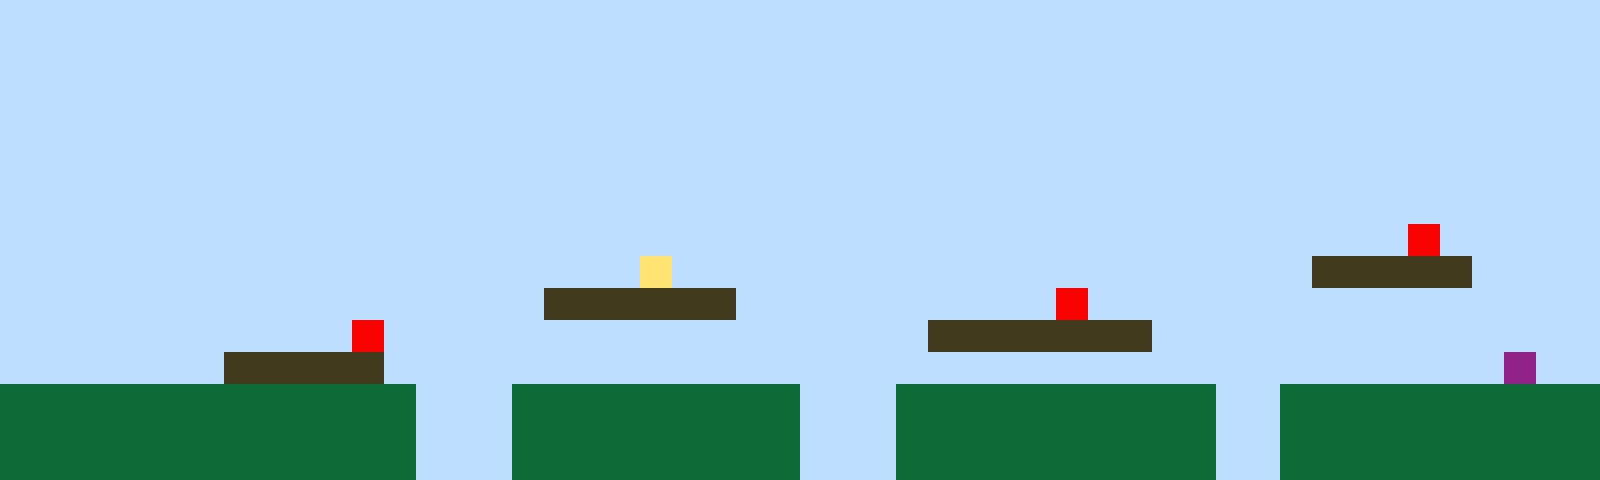

This game map was drawn from its Tiled (.tmx) file and the tilesets committed beside it. A one-line description and the full map source follow:
An orthogonal 50x15 tile map with 32x32 px tiles, 1 tile layer (Tile Layer 1).

<map version="1.10" tiledversion="1.11.2" orientation="orthogonal" renderorder="right-up" width="50" height="15" tilewidth="32" tileheight="32" infinite="0" nextlayerid="2" nextobjectid="1"><editorsettings><export target="map1.csv" format="csv" /></editorsettings><tileset firstgid="1" name="sprites" tilewidth="32" tileheight="32" tilecount="6" columns="3"><image source="sprites.png" width="96" height="64" /></tileset><layer id="1" name="Tile Layer 1" width="50" height="15"><data encoding="csv">1,1,1,1,1,1,1,1,1,1,1,1,1,1,1,1,1,1,1,1,1,1,1,1,1,1,1,1,1,1,1,1,1,1,1,1,1,1,1,1,1,1,1,1,1,1,1,1,1,1,1,1,1,1,1,1,1,1,1,1,1,1,1,1,1,1,1,1,1,1,1,1,1,1,1,1,1,1,1,1,1,1,1,1,1,1,1,1,1,1,1,1,1,1,1,1,1,1,1,1,1,1,1,1,1,1,1,1,1,1,1,1,1,1,1,1,1,1,1,1,1,1,1,1,1,1,1,1,1,1,1,1,1,1,1,1,1,1,1,1,1,1,1,1,1,1,1,1,1,1,1,1,1,1,1,1,1,1,1,1,1,1,1,1,1,1,1,1,1,1,1,1,1,1,1,1,1,1,1,1,1,1,1,1,1,1,1,1,1,1,1,1,1,1,1,1,1,1,1,1,1,1,1,1,1,1,1,1,1,1,1,1,1,1,1,1,1,1,1,1,1,1,1,1,1,1,1,1,1,1,1,1,1,1,1,1,1,1,1,1,1,1,1,1,1,1,1,1,1,1,1,1,1,1,1,1,1,1,1,1,1,1,1,1,1,1,1,1,1,1,1,1,1,1,1,1,1,1,1,1,1,1,1,1,1,1,1,1,1,1,1,1,1,1,1,1,1,1,1,1,1,1,1,1,1,1,1,1,1,1,1,1,1,1,1,1,1,1,1,1,1,1,1,1,1,1,1,1,1,1,1,1,1,1,1,1,1,1,1,1,1,1,1,1,1,1,1,1,1,1,1,1,1,1,1,1,1,1,1,1,1,1,1,1,1,1,1,1,1,1,1,1,1,1,1,1,1,1,1,1,1,1,1,1,1,1,1,1,1,1,1,1,1,1,5,1,1,1,1,1,1,1,1,1,1,1,1,1,1,1,1,1,1,1,1,1,1,1,1,1,4,1,1,1,1,1,1,1,1,1,1,1,1,1,1,1,1,1,1,1,1,3,3,3,3,3,1,1,1,1,1,1,1,1,1,1,1,1,1,1,1,1,1,1,1,1,1,3,3,3,3,3,3,1,1,1,1,1,1,1,1,1,1,5,1,1,1,1,1,1,1,1,1,1,1,1,1,1,1,1,1,1,1,1,1,1,1,1,1,1,1,5,1,1,1,1,1,1,1,1,1,1,1,1,1,1,1,1,1,3,3,3,3,3,3,3,1,1,1,1,1,1,1,1,1,1,1,1,1,1,1,1,1,1,1,1,1,3,3,3,3,3,1,1,1,1,1,1,1,1,1,1,1,1,1,1,1,1,1,1,1,1,1,1,1,1,1,1,1,1,1,1,1,1,1,1,1,6,1,1,2,2,2,2,2,2,2,2,2,2,2,2,2,1,1,1,2,2,2,2,2,2,2,2,2,1,1,1,2,2,2,2,2,2,2,2,2,2,1,1,2,2,2,2,2,2,2,2,2,2,2,2,2,2,2,2,2,2,2,2,2,2,2,1,1,1,2,2,2,2,2,2,2,2,2,1,1,1,2,2,2,2,2,2,2,2,2,2,1,1,2,2,2,2,2,2,2,2,2,2,2,2,2,2,2,2,2,2,2,2,2,2,2,1,1,1,2,2,2,2,2,2,2,2,2,1,1,1,2,2,2,2,2,2,2,2,2,2,1,1,2,2,2,2,2,2,2,2,2,2</data></layer></map>
